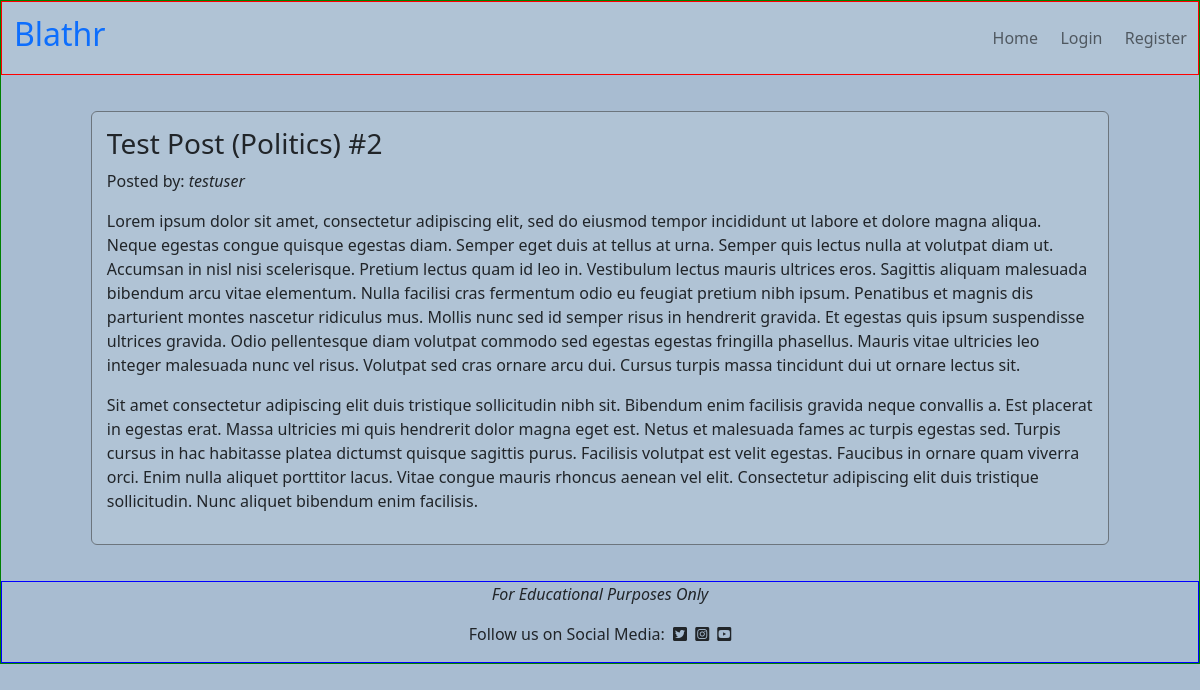
The page /post_detail/10/ on the database its author committed.
### posts/models.py (models this page shows, shortened)
class Post(models.Model):
    post_id = models.AutoField(primary_key=True)
    title = models.CharField(max_length=200, unique=True, blank=False,
                             null=False)
    author = models.ForeignKey(User, on_delete=models.CASCADE)
    created_date = models.DateTimeField(auto_now_add=True)
    content = models.TextField()
    category = models.ForeignKey(Category, on_delete=models.CASCADE)
    status = models.IntegerField(choices=STATUS, default=0)

### posts/views.py (the view, shortened to what this page needs)
# urls.py: path('post_detail/<post_id>/', post_detail, name='post_detail'),
def post_detail(request, post_id):
    post = Post.objects.get(post_id=post_id)
    comments = post.comments.filter(approved=True)
    print("request.method is " + request.method)
    return render(
        request,
        'post_detail.html',
        {
            'post': post,
            'comments': comments,
            'comment_form': CommentForm(),
         },
          )

### templates/post_detail.html (shortened to what this page needs)
{% extends 'base.html' %}
{% block content %}
{% load crispy_forms_tags %}
<div class="row" id="post-detail-row">
    <div class="col-10 border border-secondary rounded" id="post-detail-col">
        <h3>{{ post.title }}</h3>
        <p>Posted by: <em>{{ post.author }}</em></p>
        <p>{{ post.content | safe }}</p>
    </div>
    {% endblock %}

### static/css/style.css (style rules this page uses)
body { background-color: #A8BCD1; margin: 0; padding: 0; border: 1px solid green; }
#post-detail-row { justify-content: center; margin-top: 3%; margin-bottom: 3%; }
#post-detail-col { background-color: #B0C3D5; padding: 15px }

### rows shown on the page
Post: title "Test Post (Politics) #2", author "testuser", content "Lorem ipsum dolor sit amet, consectetur adipiscing elit, sed do eiusmod tempor incididunt ut labore et dolore magna aliqua. Neque egestas congue quisque egestas diam. Semper eget duis at tellus at urna. Semper quis lectus nulla at volutpat diam ut. Accumsan in nisl nisi scelerisque. Pretium lectus quam id leo in. Vestibulum lectus mauris ultrices eros. Sagittis aliquam malesuada bibendum arcu vitae elementum. Nulla facilisi cras fermentum odio eu feugiat pretium nibh ipsum. Penatibus et magnis dis parturient montes nascetur ridiculus mus. Mollis nunc sed id semper risus in hendrerit gravida. Et egestas quis ipsum suspendisse ultrices gravida. Odio pellentesque diam volutpat commodo sed…"
